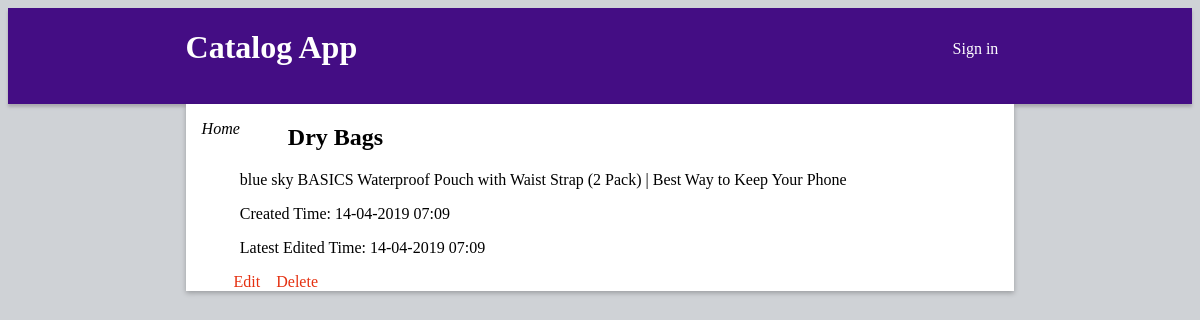
The app's page /category/2/items/3/, older data.
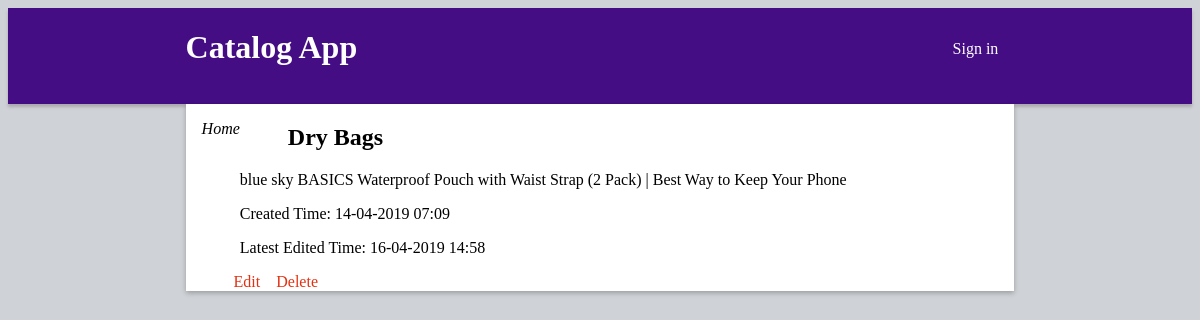
The same page, newer data.
### database_setup.py (models this page shows, shortened)
class Item(Base):
    __tablename__ = 'items'
    id = Column(Integer, primary_key=True)
    category_id = Column(Integer, ForeignKey('categories.id'))
    name = Column(String(100))
    description = Column(String(1000))
    user_id = Column(Integer, ForeignKey('users.id'))
    ctime = Column(DATETIME, nullable=False)
    mtime = Column(DATETIME, nullable=False)
    categories = relationship(Category)
    users = relationship(User)

### application.py (the view)
@app.route('/category/<int:category_id>/items/<int:item_id>/')
def showItemDetails(category_id, item_id):
    session = DBSession()
    item = session.query(Item).filter_by(
        category_id=category_id, id=item_id).one()
    session.close()
    if (
        'user_id' not in login_session or
            login_session['user_id'] != item.user_id):
        return render_template(
            "showitemdetails.html",
            item=item, login_session=login_session)
    else:
        return render_template(
            "showitemdetails.html",
            item=item, login_session=login_session)

### application.py (called while the page is built)
def get_view_rate_limit():
    return getattr(g, '_view_rate_limit', None)

@app.after_request
def inject_x_rate_headers(response):
    limit = get_view_rate_limit()
    if limit and limit.send_x_headers:
        h = response.headers
        h.add('X-RateLimit-Remaining', str(limit.remaining))
        h.add('X-RateLimit-Limit', str(limit.limit))
        h.add('X-RateLimit-Reset', str(limit.reset))
    return response

### templates/showitemdetails.html (shortened to what this page needs)
<!DOCTYPE html>
<html>
	<head>
		<link rel=stylesheet type=text/css href="{{url_for('static',filename='styles.css')}}">
	</head>
	<body>
		<div class="header">
			<div class="header__inner">
				<div class="app-name">
					<h1>Catalog App</h1>
				</div>
				<div class="login-panel">
					{% if not login_session['email'] %}
						<a href="{{url_for('showLogin')}}">Sign in</a>
					{% endif %}
				</div>
			</div>
		</div>
		<div class="content">
			<a class="home-nav" href="{{url_for('showLatestItems')}}">Home</a>
			<div class="item-details">
				<h2>{{item.name}}</h2>
				<p>{{item.description}}</p>
				<p>Created Time: {{item.ctime.strftime("%d-%m-%Y %H:%M")}}</p>
				<p>Latest Edited Time: {{item.mtime.strftime("%d-%m-%Y %H:%M")}}</p>
			</div>
			<div class="item-action">
				<a href="{{url_for('editItem',category_id=item.category_id,item_id=item.id)}}">Edit</a>
				<span>&nbsp&nbsp</span>
				<a href="{{url_for('deleteItem',category_id=item.category_id,item_id=item.id)}}">Delete</a>
			</div>
		</div>
	</body>
</html>

### static/styles.css (style rules this page uses)
html { margin: 0; padding: 0; width: 100%; height: 100%; box-sizing: border-box; }
body { background: #cfd2d6; }
a, a:visited { text-decoration: none; color: inherit; }
.header { box-shadow: 0px 3px 3px #AAA9AF; min-height: 56px; background: #440d84; }
.header__inner { width: 70%; margin-left: auto; margin-right: auto; display: flex; position:relative; color: #ffffff; }
.app-name { width:50%; text-align: left; }
.login-panel { width:50%; height:4em; margin-top:2em; text-align: right; padding-right: 1em; }
.content { width: 70%; display: flex; flex-wrap: wrap; box-shadow: 0 2px 5px rgba(0, 0, 0, 0.26); margin-left: auto; margin-right: auto; background: #ffffff; }
.categories-list h2, .items-list h2, .item-details h2 { text-align: left; padding-left: 2em; }
.add-item, .home-nav { font-style: italic; padding-left: 1em; padding-top: 1em; }
.item-action { color: #e53010; padding-left: 3em; width: 100%; }

Row changes from the older to the newer data that the page shows:
changed Item "Dry Bags": mtime "14-04-2019 07:09" → "16-04-2019 14:58"
